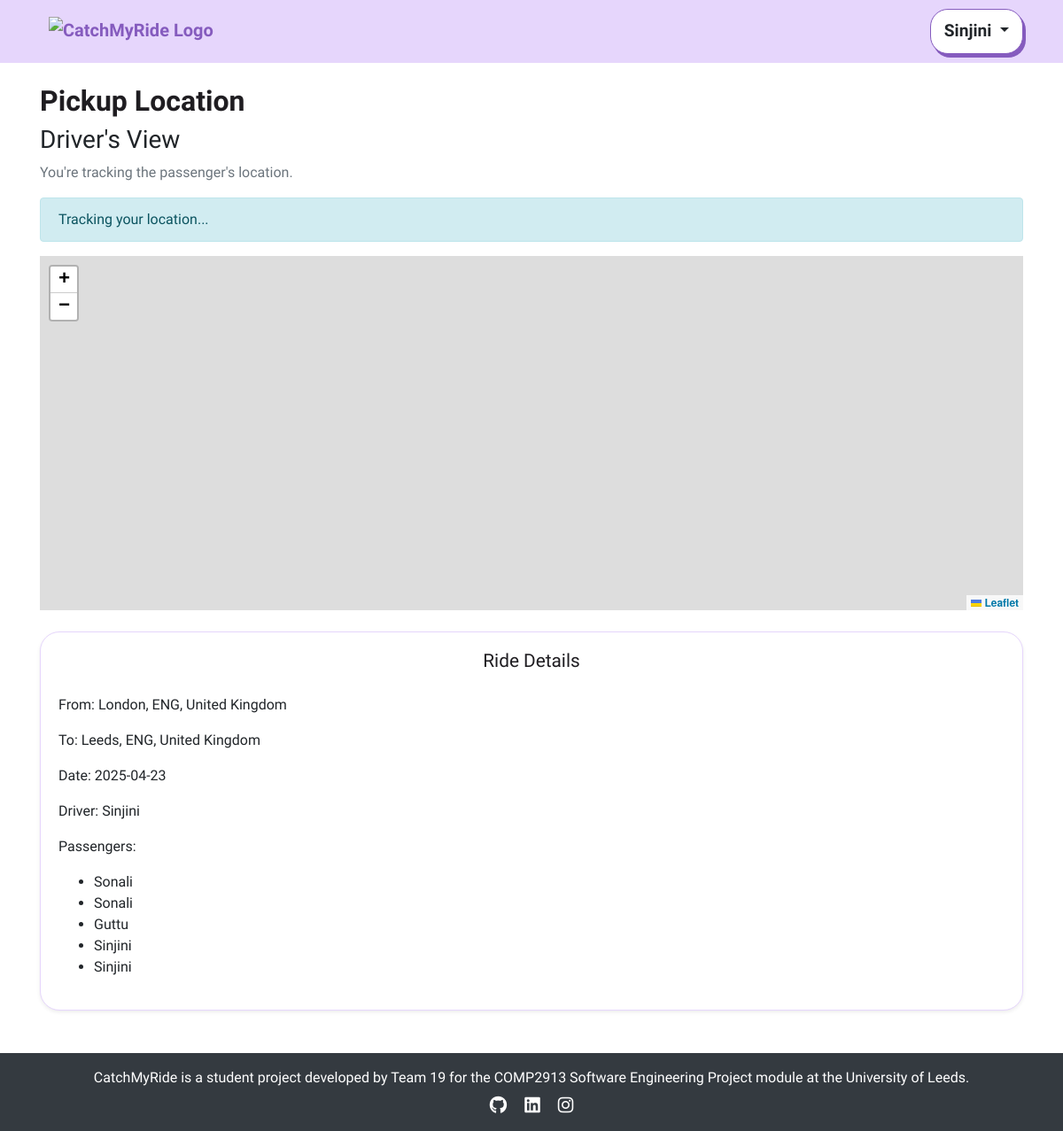
The page /view_pickup/1 (signed in) on the database as committed earlier.
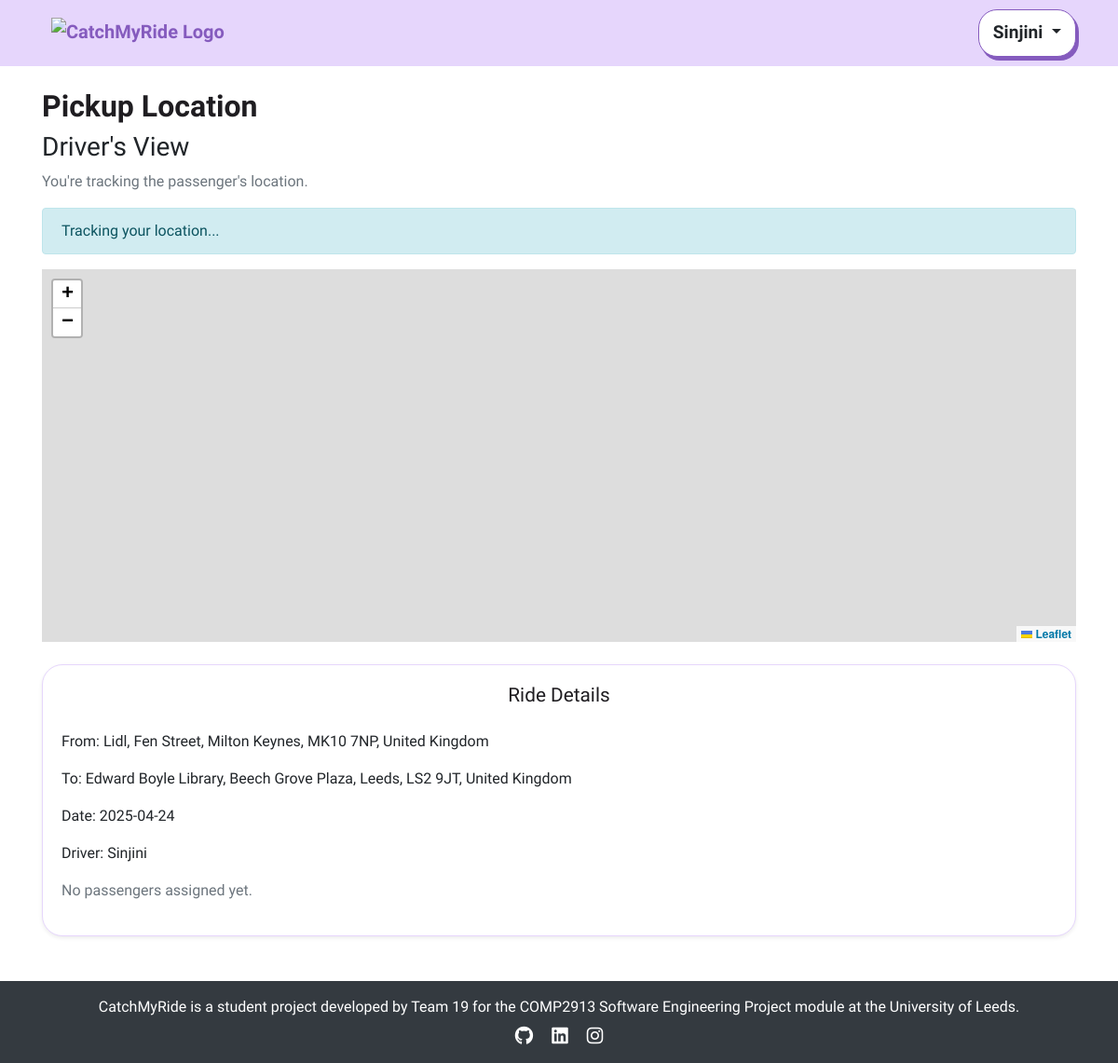
The same page on the database as committed later.
### app/models.py (models this page shows, shortened)
class publish_ride(db.Model):
    id = db.Column(db.Integer, primary_key=True)
    driver_id = db.Column(db.Integer, db.ForeignKey('user.id'), nullable=False)
    driver_name = db.Column(db.String(100), nullable=False)  # Added Driver Name
    from_location = db.Column(db.String(200), nullable=False)
    to_location = db.Column(db.String(200), nullable=False)
    date_time = db.Column(db.DateTime, nullable=True)  # Now optional
    available_seats_per_date = db.Column(db.JSON, nullable=True)
    price_per_seat = db.Column(db.Float, nullable=False)
    category = db.Column(db.String(50), nullable=False)
    recurrence_dates = db.Column(db.String(255), nullable=True)
    commute_times = db.Column(db.String(255), nullable=True)  # Stores commute time slots
    is_available = db.Column(db.Boolean, default=True)
    status = db.Column(db.String(20), default="Booked")

class User(db.Model, UserMixin):
    id = db.Column(db.Integer, primary_key=True)
    username = db.Column(db.String(100), unique=True, nullable=False)
    email = db.Column(db.String(150), unique=True, nullable=False)
    password_hash = db.Column(db.String(200), nullable=False)
    is_active = db.Column(db.Boolean, default=True) # to check if the user activation (user authentication)
    is_manager = db.Column(db.Boolean, default=False)
    published_rides = db.relationship('publish_ride', backref='driver', lazy=True)
    booked_rides = db.relationship('publish_ride', secondary=passenger_rides, backref='passengers')

### app/views.py (the view)
@app.route('/view_pickup/<int:ride_id>', methods=['GET'])
@login_required
def view_pickup(ride_id):
    ride = publish_ride.query.get_or_404(ride_id)
    driver = User.query.get(ride.driver_id)
    booking = book_ride.query.filter_by(ride_id=ride_id, user_id=current_user.id).first()
    is_passenger = booking is not None
    is_driver = (ride.driver_id == current_user.id)
    passenger = None
    if is_passenger:
        passenger = User.query.get(booking.user_id)
    if is_passenger and not is_driver:
        ride_date = booking.ride_date.strftime("%Y-%m-%d") if booking.ride_date else "N/A"
        return render_template("pickup_passenger.html", ride_id=ride_id, ride=ride,
                               driver_name=driver.username if driver else "Unknown",
                               passenger_name=passenger.username if passenger else None,
                               ride_status=booking.status, ride_date=ride_date)
    elif is_driver and not is_passenger:
        passenger_bookings = book_ride.query.filter(book_ride.ride_id == ride_id, not_(book_ride.status == 'Canceled')).all()
        passenger_names = [User.query.get(pb.user_id).username for pb in passenger_bookings]
        ride_status = "Booked"
        for pb in passenger_bookings:
            if pb.status == "done":
                ride_status = "done"
                break
            elif pb.status == "ongoing" and ride_status != "done":
                ride_status = "ongoing"
        print("Final ride_status being passed:", ride_status)
        ride_date = ride.date_time.strftime("%Y-%m-%d") if ride.date_time else "N/A"
        return render_template("pickup_driver.html", ride_id=ride_id, ride=ride,
                            ride_status=ride_status,
                            driver_name=driver.username if driver else "Unknown",
                            passenger_names=passenger_names,  ride_date=ride_date)
    elif is_passenger and is_driver:
        passenger_bookings = book_ride.query.filter(book_ride.ride_id == ride_id, not_(book_ride.status == 'Canceled')).all()
        passenger_names = [User.query.get(pb.user_id).username for pb in passenger_bookings]
        ride_status = "Booked"
        for pb in passenger_bookings:
            if pb.status == "done":
                ride_status = "done"
                break
            elif pb.status == "ongoing":
                ride_status = "ongoing"
        ride_date = booking.ride_date.strftime("%Y-%m-%d") if booking.ride_date else "N/A"
        return render_template("pickup_driver.html", ride_id=ride_id, ride=ride,
                            ride_status=ride_status,
                            driver_name=driver.username if driver else "Unknown",
                            passenger_names=passenger_names,
                            ride_date=ride_date)
    else:
        return "<h3><strong>Unauthorized access to this ride</strong></h3>", 403

### app/views.py (called while the page is built)
@app.before_request
def check_redirect_after_login():
    if 'redirect_after_login' in session and current_user.is_authenticated:
        redirect_path = session.pop('redirect_after_login')
        return redirect(redirect_path)

@login_manager.user_loader
def load_user(user_id):
    return User.query.get(int(user_id))

@app.context_processor
def inject_user():
    return dict(user=current_user)

### app/templates/pickup_driver.html (shortened to what this page needs)
{% extends 'base.html' %}
{% block content %}
<div class="container mt-4">
    <h2><strong>Pickup Location</strong></h2>
    <h3>Driver's View</h3>
    <p class="text-muted">You're tracking the passenger's location.</p>
    <p id="status-message" class="alert alert-info">Tracking your location...</p>
    <div id="map" style="height: 400px;"></div>
    <div class="card mt-4 shadow-sm">
        <div class="card-body">
            <h4 class="card-title">Ride Details</h4>
            <p><strong>From:</strong> {{ ride.from_location }}</p>
            <p><strong>To:</strong> {{ ride.to_location }}</p>
            <p><strong>Date:</strong> {{ ride_date }}</p>
            <p><strong>Driver:</strong> {{ driver_name }}</p>
            {% if passenger_name %}
                <p><strong>Passenger:</strong> {{ passenger_name }}</p>
            {% elif passenger_names %}
                <p><strong>Passengers:</strong></p>
                <ul>
                    {% for name in passenger_names %}
                        <li>{{ name }}</li>
                    {% endfor %}
                </ul>
            {% else %}
                <p class="text-muted">No passengers assigned yet.</p>
            {% endif %}
        </div>
    </div>
</div>
{% endblock %}

### app/templates/base.html (shortened to what this page needs)
<!DOCTYPE html>
<html lang="en">
<head>
    <link rel="stylesheet" href="https://stackpath.bootstrapcdn.com/bootstrap/4.2.1/css/bootstrap.min.css">
    <link rel="stylesheet" href="{{ url_for('static', filename='style.css') }}">
    <link rel="stylesheet" href="https://cdnjs.cloudflare.com/ajax/libs/font-awesome/6.0.0-beta3/css/all.min.css">
    <link href='https://unpkg.com/boxicons@2.1.4/css/boxicons.min.css' rel='stylesheet'>
    <link rel="stylesheet" href="https://cdn.jsdelivr.net/npm/flatpickr/dist/flatpickr.min.css">
    <link rel="stylesheet" href="https://unpkg.com/leaflet/dist/leaflet.css" />
    <link rel="stylesheet" href="https://unpkg.com/leaflet.markercluster/dist/MarkerCluster.css" />
    <link rel="stylesheet" href="https://unpkg.com/leaflet.markercluster/dist/MarkerCluster.Default.css" />
</head>
<body class="{% block body_class %}{% endblock %}">
    <div class="flex-wrapper">
    <nav class="navbar">
        <div class="container navbar-container d-flex align-items-baseline justify-content-between">
            <a class="navbar-brand navbar-logo" href="/" aria-label="Catch My Ride Logo" title="Go to home page">
                <img src="https://res.cloudinary.com/dpar2oaev/image/upload/v1745328859/330533dc-5ec6-4b41-a5c8-143db92afdf2.png"
                     alt="CatchMyRide Logo"
                     class="logo-img">
            </a>
            <div class="dropdown">
                {% if user.is_authenticated %}
                    <button class="btn btn-base btn-profile dropdown-toggle" type="button" id="profileDropdown" data-bs-toggle="dropdown" aria-haspopup="true" aria-expanded="false">
                        {{ user.username }}
                    </button>
                {% endif %}
            </div>
        </div>
    </nav>
    <main>
        {% block content %}{% endblock %}
    </main>
    <footer class="bg-dark text-white text-center py-3 mt-5">
        <div class="container">
            <p class="mb-0">
                CatchMyRide is a student project developed by Team 19 for the COMP2913 Software Engineering Project module at the University of Leeds.
            </p>
            <div class="social-links mt-2">
                <a href="https://github.com/COMP2913-24-25/software-engineering-project-team-19/wiki" class="text-white mx-2"><i class="fa-brands fa-github fa-lg"></i></a>
                <a href="https://www.linkedin.com/school/university-of-leeds/posts/?feedView=all" class="text-white mx-2"><i class="fa-brands fa-linkedin fa-lg"></i></a>
                <a href="https://www.instagram.com/universityofleeds/" class="text-white mx-2"><i class="fa-brands fa-instagram fa-lg"></i></a>
            </div>
        </div>
    </footer>
</body>
</html>

Rows that differ between the two databases and show on the page:
no longer on one of the page's lists (row edited): User: username "Sinjini"
no longer on this page (row edited): User: username "Sonali"
no longer on this page (row edited): User: username "Guttu"
changed publish_ride: from_location "London, ENG, United Kingdom" → "Lidl, Fen Street, Milton Keynes, MK10 7NP, United Kingdom"; to_location "Leeds, ENG, United Kingdom" → "Edward Boyle Library, Beech Grove Plaza, Leeds, LS2 9JT, United Kingdom"
Other text that changed with them:
{{ ride_date }}: "2025-04-23" → "2025-04-24"
text no longer shown: "Passengers:"
text now shown: "No passengers assigned yet."
